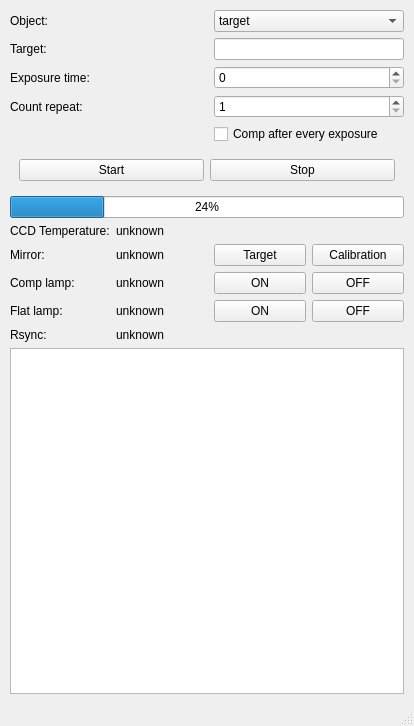
<?xml version="1.0" encoding="UTF-8"?>
<ui version="4.0">
 <class>MainWindow</class>
 <widget class="QMainWindow" name="MainWindow">
  <property name="geometry">
   <rect>
    <x>0</x>
    <y>0</y>
    <width>414</width>
    <height>726</height>
   </rect>
  </property>
  <property name="sizePolicy">
   <sizepolicy hsizetype="Preferred" vsizetype="Preferred">
    <horstretch>0</horstretch>
    <verstretch>0</verstretch>
   </sizepolicy>
  </property>
  <property name="windowTitle">
   <string>Expose</string>
  </property>
  <widget class="QWidget" name="centralwidget">
   <layout class="QGridLayout" name="gridLayout">
    <property name="leftMargin">
     <number>10</number>
    </property>
    <property name="topMargin">
     <number>10</number>
    </property>
    <property name="rightMargin">
     <number>10</number>
    </property>
    <property name="bottomMargin">
     <number>10</number>
    </property>
    <item row="10" column="0" colspan="4">
     <widget class="QWidget" name="widget" native="true">
      <layout class="QGridLayout" name="gridLayout_2">
       <item row="1" column="1">
        <widget class="QPushButton" name="stop_BT">
         <property name="text">
          <string>Stop</string>
         </property>
        </widget>
       </item>
       <item row="1" column="0">
        <widget class="QPushButton" name="start_BT">
         <property name="text">
          <string>Start</string>
         </property>
        </widget>
       </item>
      </layout>
     </widget>
    </item>
    <item row="1" column="0">
     <widget class="QLabel" name="label_2">
      <property name="text">
       <string>Target:</string>
      </property>
      <property name="margin">
       <number>0</number>
      </property>
     </widget>
    </item>
    <item row="2" column="0">
     <widget class="QLabel" name="label_3">
      <property name="text">
       <string>Exposure time:</string>
      </property>
      <property name="margin">
       <number>0</number>
      </property>
     </widget>
    </item>
    <item row="0" column="0">
     <widget class="QLabel" name="label">
      <property name="text">
       <string>Object:</string>
      </property>
      <property name="margin">
       <number>0</number>
      </property>
     </widget>
    </item>
    <item row="1" column="2" colspan="2">
     <widget class="QLineEdit" name="target_LE"/>
    </item>
    <item row="15" column="0" colspan="4">
     <widget class="QProgressBar" name="progressBar">
      <property name="value">
       <number>24</number>
      </property>
     </widget>
    </item>
    <item row="17" column="1">
     <widget class="QLabel" name="mirror_LB">
      <property name="text">
       <string>unknown</string>
      </property>
     </widget>
    </item>
    <item row="18" column="3">
     <widget class="QPushButton" name="comp_lamp_off_BT">
      <property name="text">
       <string>OFF</string>
      </property>
     </widget>
    </item>
    <item row="16" column="1">
     <widget class="QLabel" name="ccd_temperature_LB">
      <property name="text">
       <string>unknown</string>
      </property>
     </widget>
    </item>
    <item row="19" column="1">
     <widget class="QLabel" name="flat_lamp_LB">
      <property name="text">
       <string>unknown</string>
      </property>
     </widget>
    </item>
    <item row="2" column="2" colspan="2">
     <widget class="QSpinBox" name="exposure_time_SB">
      <property name="maximum">
       <number>7200</number>
      </property>
     </widget>
    </item>
    <item row="19" column="2">
     <widget class="QPushButton" name="flat_lamp_on_BT">
      <property name="text">
       <string>ON</string>
      </property>
     </widget>
    </item>
    <item row="18" column="2">
     <widget class="QPushButton" name="comp_lamp_on_BT">
      <property name="text">
       <string>ON</string>
      </property>
     </widget>
    </item>
    <item row="21" column="0" colspan="4">
     <widget class="QPlainTextEdit" name="log_PTE">
      <property name="readOnly">
       <bool>true</bool>
      </property>
     </widget>
    </item>
    <item row="18" column="0">
     <widget class="QLabel" name="label_6">
      <property name="text">
       <string>Comp lamp:</string>
      </property>
     </widget>
    </item>
    <item row="16" column="0">
     <widget class="QLabel" name="label_11">
      <property name="text">
       <string>CCD Temperature:</string>
      </property>
     </widget>
    </item>
    <item row="19" column="3">
     <widget class="QPushButton" name="flat_lamp_off_BT">
      <property name="text">
       <string>OFF</string>
      </property>
     </widget>
    </item>
    <item row="18" column="1">
     <widget class="QLabel" name="comp_lamp_LB">
      <property name="text">
       <string>unknown</string>
      </property>
     </widget>
    </item>
    <item row="4" column="2" colspan="2">
     <widget class="QCheckBox" name="comp_after_every_exposure_CHECKBOX">
      <property name="text">
       <string>Comp after every exposure</string>
      </property>
     </widget>
    </item>
    <item row="17" column="2">
     <widget class="QPushButton" name="mirror_target_BT">
      <property name="text">
       <string>Target</string>
      </property>
     </widget>
    </item>
    <item row="0" column="2" colspan="2">
     <widget class="QComboBox" name="object_CB">
      <item>
       <property name="text">
        <string>target</string>
       </property>
      </item>
      <item>
       <property name="text">
        <string>zero</string>
       </property>
      </item>
      <item>
       <property name="text">
        <string>flat</string>
       </property>
      </item>
      <item>
       <property name="text">
        <string>comp</string>
       </property>
      </item>
     </widget>
    </item>
    <item row="3" column="2" colspan="2">
     <widget class="QSpinBox" name="count_repeat_SB">
      <property name="minimum">
       <number>1</number>
      </property>
      <property name="maximum">
       <number>10000</number>
      </property>
     </widget>
    </item>
    <item row="17" column="0">
     <widget class="QLabel" name="label_5">
      <property name="text">
       <string>Mirror:</string>
      </property>
     </widget>
    </item>
    <item row="17" column="3">
     <widget class="QPushButton" name="mirror_calibration_BT">
      <property name="text">
       <string>Calibration</string>
      </property>
     </widget>
    </item>
    <item row="3" column="0">
     <widget class="QLabel" name="label_4">
      <property name="text">
       <string>Count repeat:</string>
      </property>
     </widget>
    </item>
    <item row="19" column="0">
     <widget class="QLabel" name="label_7">
      <property name="text">
       <string>Flat lamp:</string>
      </property>
     </widget>
    </item>
    <item row="20" column="0">
     <widget class="QLabel" name="label_8">
      <property name="text">
       <string>Rsync:</string>
      </property>
     </widget>
    </item>
    <item row="20" column="1" colspan="3">
     <widget class="QLabel" name="rsync_LB">
      <property name="text">
       <string>unknown</string>
      </property>
     </widget>
    </item>
   </layout>
  </widget>
  <widget class="QStatusBar" name="statusbar"/>
 </widget>
 <resources/>
 <connections/>
</ui>
